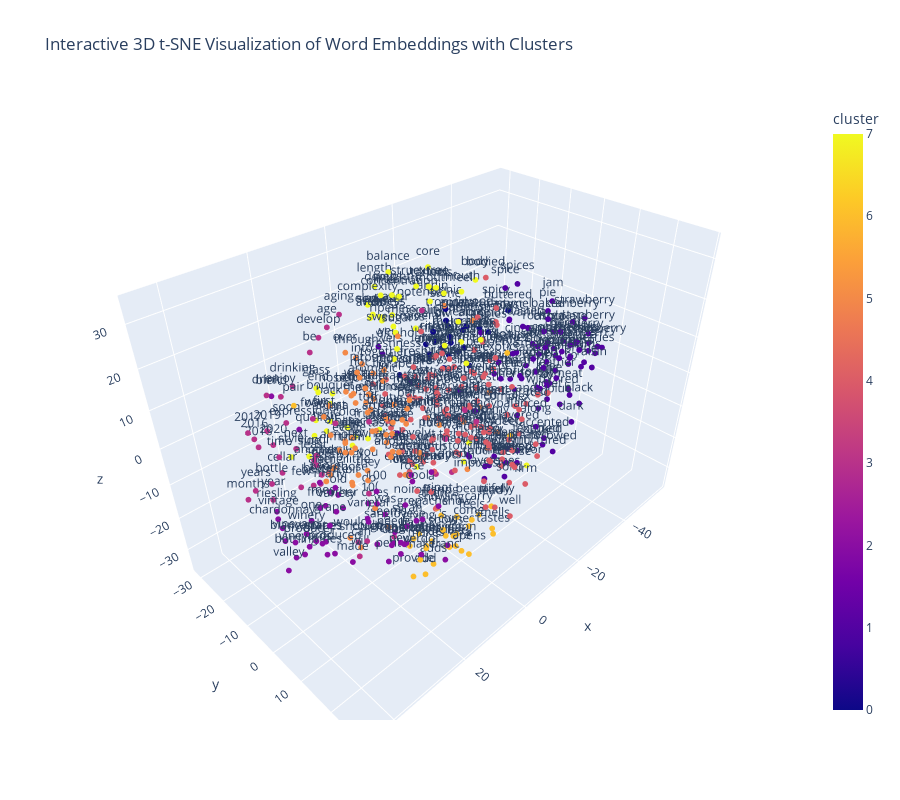

Here is the notebook cell this chart was saved with:
### Code cell
# Create an interactive 3D scatter plot with Plotly, colored by cluster
fig_3d = px.scatter_3d(tsne_df_3d, x='x', y='y', z='z', text='word', color='cluster',
                       title='3D t-SNE Visualization of Word Clusters')
fig_3d.update_traces(marker_size=2, textposition='top center')
fig_3d.update_layout(height=800, title_text='Interactive 3D t-SNE Visualization of Word Embeddings with Clusters')
fig_3d.show()

### Figure 1 — Plotly figure (JSON) as saved in the notebook; plotly's stock layout.template omitted (floating-point values rounded to 4 significant figures; data arrays with more than 128 entries replaced by an {"elided": "..."} marker saying what was removed)
{"data": [{"hovertemplate": "x=%{x}<br>y=%{y}<br>z=%{z}<br>word=%{text}<br>cluster=%{marker.color}<extra></extra>", "legendgroup": "", "marker": {"color": {"elided": "500 int values"}, "coloraxis": "coloraxis", "size": 2, "symbol": "circle"}, "mode": "markers+text", "name": "", "scene": "scene", "showlegend": false, "text": {"elided": "500 str values"}, "textposition": "top center", "type": "scatter3d", "x": {"elided": "500 float values"}, "y": {"elided": "500 float values"}, "z": {"elided": "500 float values"}}], "layout": {"coloraxis": {"colorbar": {"title": {"text": "cluster"}}, "colorscale": [[0, "#0d0887"], [0.1111, "#46039f"], [0.2222, "#7201a8"], [0.3333, "#9c179e"], [0.4444, "#bd3786"], [0.5556, "#d8576b"], [0.6667, "#ed7953"], [0.7778, "#fb9f3a"], [0.8889, "#fdca26"], [1, "#f0f921"]]}, "height": 800, "legend": {"tracegroupgap": 0}, "scene": {"domain": {"x": [0, 1], "y": [0, 1]}, "xaxis": {"title": {"text": "x"}}, "yaxis": {"title": {"text": "y"}}, "zaxis": {"title": {"text": "z"}}}, "title": {"text": "Interactive 3D t-SNE Visualization of Word Embeddings with Clusters"}}}
